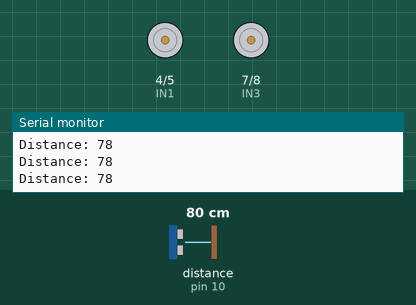
Simulated run of this sketch. Board: Arduino Uno, built with avr-gcc and run on an emulated ATmega328P. Parts: motor-driver pin pairs drawn as motors (green arrow = first pin HIGH = forward, orange = second pin HIGH = backward, longer = more drive, scaled by the enable pin), the last lines printed to the serial monitor. Wiring (inferred from the names in the program): ultrasonic range finder: trigger pin 9; echo pin 10. The inputs (shaded band) are chosen by the test bench; at power-on: distance to the obstacle (sensor on pin 10) 80 cm. The echo pulse lasts 58.3 µs per cm.

Above: at 1.2 s.
1.3 s: distance to the obstacle (sensor on pin 10) set to 23 cm
2.8 s: distance to the obstacle (sensor on pin 10) set to 19 cm
At 3.1 s:
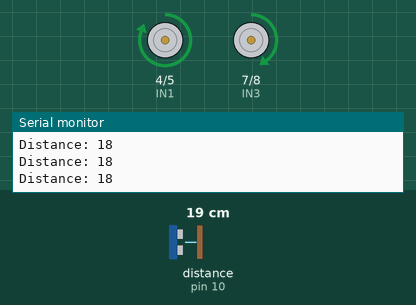
At 7.2 s:
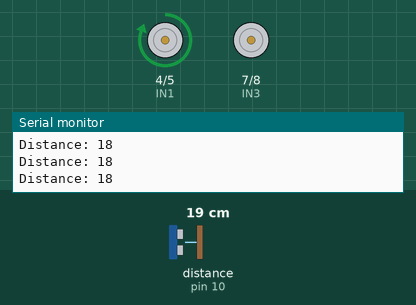
Timing chart, 0 to 14.8 s (numbered marks = the images above; inputs shaded):
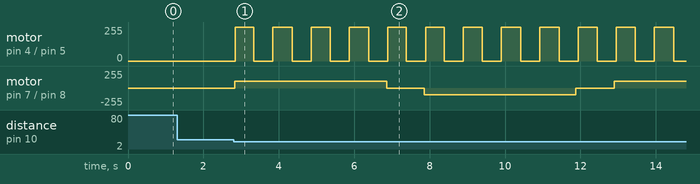

Measured:
- the behaviour switches between 22 and 21 cm on distance to the obstacle (sensor on pin 10) (found by bisection; images 0 and 1)
- after the input at 2.8 s, motor on pin 4 (IN1) / pin 5 (IN2): alternates forward 255/255 for 0.51 s and stopped for 0.50 s, starting at once; motor on pin 7 (IN3) / pin 8 (IN4): stopped → forward 100/255 at once, → stopped 4.0 s later, → backward 100/255 1.0 s later, → stopped 4.0 s later, … (5 changes in this stretch)

The sketch:

komon.ino
```cpp
const int trigPin = 9;
const int echoPin = 10;
// defines variables
long duration;
int distance;
int ENA = 3; // скорость мотора
int IN1 = 4; // контакт 1 мотора
int IN2 = 5; // контакт 2 мотора
int ENB = 6;  // яркость светодиода
int IN3 = 7; // плюс светодиодов
int IN4 = 8; // минус светодиодов

unsigned long timerRotate;
unsigned long timerLed;

int flagRotate = 0;
int flagLed = 0;
int flagDist = 0;
const long interval = 4000;           // interval at which to blink (milliseconds)

void setup()
{
  pinMode(trigPin, OUTPUT); // Sets the trigPin as an Output
  pinMode(echoPin, INPUT); // Sets the echoPin as an Input
  //pinMode(LED_BUILTIN, OUTPUT);
  pinMode(ENA, OUTPUT);
  pinMode(IN1, OUTPUT);
  pinMode(IN2, OUTPUT);
  pinMode(ENB, OUTPUT);
  pinMode(IN3, OUTPUT);
  pinMode(IN4, OUTPUT);
  Serial.begin(9600); // Starts the serial communication
}

void loop()
{
  // Clears the trigPin
  digitalWrite(trigPin, LOW);
  delayMicroseconds(2);
  // Sets the trigPin on HIGH state for 10 micro seconds
  digitalWrite(trigPin, HIGH);
  delayMicroseconds(10);
  digitalWrite(trigPin, LOW);
  // Reads the echoPin, returns the sound wave travel time in microseconds
  duration = pulseIn(echoPin, HIGH);
  // Calculating the distance
  distance = duration * 0.034 / 2;
  // Prints the distance on the Serial Monitor
  Serial.print("Distance: ");
  Serial.println(distance);

  motorActive();
  ledActive();

  if (distance <= 20 && distance > 10)
  {
    flagDist = 1;
  }
}

// подсветка
void ledActive()
{
  if (flagDist == 1)
  {
    if (millis() - timerLed >= (interval / 8) && flagLed == 0) {
      timerLed = millis();
      analogWrite(ENA, 255);
      digitalWrite(IN1, HIGH);
      digitalWrite(IN2, LOW);
      flagLed = 1;
      Serial.println("ON");
    }
    if (millis() - timerLed >= (interval / 8) && flagLed == 1) {
      timerLed = millis();
      analogWrite(ENA, 255);
      digitalWrite(IN1, LOW);
      digitalWrite(IN2, LOW);
      flagLed = 0;
      Serial.println("OFF");
    }
  }
  else {
    // выключаем все
    digitalWrite(IN1, LOW);
    digitalWrite(IN2, LOW);
  }
}

// вращение моторчика
void motorActive()
{
  if (flagDist == 1) {
    if (millis() - timerRotate >= (interval / 4) && flagRotate == 0)
    {
      motorLeft();
      timerRotate = millis();
      flagRotate = 1;
    }
    if (millis() - timerRotate >= interval && flagRotate == 1)
    {
      motorStop();
      timerRotate = millis();
      flagRotate = 2;
    }
    if (millis() - timerRotate >= (interval / 4) && flagRotate == 2)
    {
      motorRight();
      timerRotate = millis();
      flagRotate = 3;
    }
    if (millis() - timerRotate >= interval && flagRotate == 3)
    {
      motorStop();
      timerRotate = millis();
      flagRotate = 0;
      flagDist = 0;
    }
  }
  else {
    // выключаем все
    digitalWrite(IN3, LOW);
    digitalWrite(IN4, LOW);
    digitalWrite(IN1, LOW);
    digitalWrite(IN2, LOW);
  }
}

void motorLeft()
{
  analogWrite(ENB, 100);
  digitalWrite(IN3, HIGH);
  digitalWrite(IN4, LOW);
  Serial.println("<===");
}

void motorRight()
{
  Serial.println("===>");
  analogWrite(ENB, 100);
  digitalWrite(IN3, LOW);
  digitalWrite(IN4, HIGH);
}

void motorStop()
{
  Serial.println("=");
  digitalWrite(IN3, LOW);
  digitalWrite(IN4, LOW);
}
```
